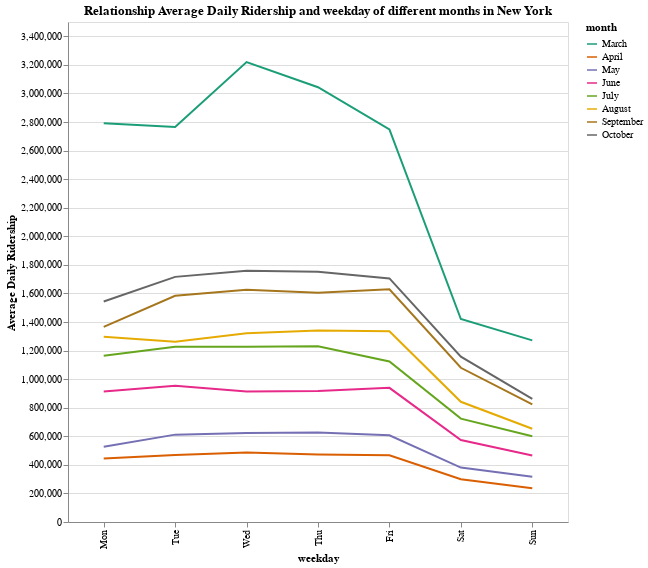

This figure's notebook cell:
### Code cell
mta_chart_weekday = alt.Chart(mta_count_mw, title="Relationship Average Daily Ridership and weekday of different months in New York").mark_line().encode(
    x=alt.X('weekday:N', sort=['Mon', 'Tue', 'Wed', 'Thu', 'Fri', 'Sat', 'Sun']),
    y=alt.Y("avg_ridership:Q"),
    color=alt.Color('month:O', scale=alt.Scale(scheme='dark2'), sort = ['March', 'April', 'May', 'June', 'July', 'August', 'September', 'October']),
    tooltip=list(mta_count_mw.columns)
).properties(
    width=500,
    height=500
).interactive()
mta_chart_weekday.encoding.y.title = "Average Daily Ridership"
mta_chart_weekday

### Figure 1 — Vega-Lite specification as saved in the notebook (floating-point values rounded to 4 significant figures)
{"config": {"view": {"continuousWidth": 400, "continuousHeight": 300}}, "data": {"name": "data-a2b4fe3bc6b7ce31eff9c2b8c60c7f20"}, "mark": "line", "encoding": {"color": {"type": "ordinal", "field": "month", "scale": {"scheme": "dark2"}, "sort": ["March", "April", "May", "June", "July", "August", "September", "October"]}, "tooltip": [{"type": "nominal", "field": "month"}, {"type": "nominal", "field": "weekday"}, {"type": "quantitative", "field": "avg_ridership"}], "x": {"type": "nominal", "field": "weekday", "sort": ["Mon", "Tue", "Wed", "Thu", "Fri", "Sat", "Sun"]}, "y": {"type": "quantitative", "field": "avg_ridership", "title": "Average Daily Ridership"}}, "height": 500, "selection": {"selector006": {"type": "interval", "bind": "scales", "encodings": ["x", "y"]}}, "title": "Relationship Average Daily Ridership and weekday of different months in New York", "width": 500, "$schema": "https://vega.github.io/schema/vega-lite/v4.8.1.json", "datasets": {"data-a2b4fe3bc6b7ce31eff9c2b8c60c7f20": [{"month": "March", "weekday": "Mon", "avg_ridership": 2792000.0}, {"month": "March", "weekday": "Tue", "avg_ridership": 2766000.0}, {"month": "March", "weekday": "Wed", "avg_ridership": 3220000.0}, {"month": "March", "weekday": "Thu", "avg_ridership": 3043000.0}, {"month": "March", "weekday": "Fri", "avg_ridership": 2748000.0}, {"month": "March", "weekday": "Sat", "avg_ridership": 1421000.0}, {"month": "March", "weekday": "Sun", "avg_ridership": 1271000.0}, {"month": "April", "weekday": "Mon", "avg_ridership": 443700.0}, {"month": "April", "weekday": "Tue", "avg_ridership": 469800.0}, {"month": "April", "weekday": "Wed", "avg_ridership": 486300.0}, {"month": "April", "weekday": "Thu", "avg_ridership": 473200.0}, {"month": "April", "weekday": "Fri", "avg_ridership": 466700.0}, {"month": "April", "weekday": "Sat", "avg_ridership": 298700.0}, {"month": "April", "weekday": "Sun", "avg_ridership": 236200.0}, {"month": "May", "weekday": "Mon", "avg_ridership": 526800.0}, {"month": "May", "weekday": "Tue", "avg_ridership": 611600.0}, {"month": "May", "weekday": "Wed", "avg_ridership": 622500.0}, {"month": "May", "weekday": "Thu", "avg_ridership": 627300.0}, {"month": "May", "weekday": "Fri", "avg_ridership": 607100.0}, {"month": "May", "weekday": "Sat", "avg_ridership": 380700.0}, {"month": "May", "weekday": "Sun", "avg_ridership": 316600.0}, {"month": "June", "weekday": "Mon", "avg_ridership": 914100.0}, {"month": "June", "weekday": "Tue", "avg_ridership": 953200.0}, {"month": "June", "weekday": "Wed", "avg_ridership": 913900.0}, {"month": "June", "weekday": "Thu", "avg_ridership": 917000.0}, {"month": "June", "weekday": "Fri", "avg_ridership": 939000.0}, {"month": "June", "weekday": "Sat", "avg_ridership": 574000.0}, {"month": "June", "weekday": "Sun", "avg_ridership": 465100.0}, {"month": "July", "weekday": "Mon", "avg_ridership": 1164000.0}, {"month": "July", "weekday": "Tue", "avg_ridership": 1226000.0}, {"month": "July", "weekday": "Wed", "avg_ridership": 1227000.0}, {"month": "July", "weekday": "Thu", "avg_ridership": 1231000.0}, {"month": "July", "weekday": "Fri", "avg_ridership": 1123000.0}, {"month": "July", "weekday": "Sat", "avg_ridership": 723700.0}, {"month": "July", "weekday": "Sun", "avg_ridership": 600100.0}, {"month": "August", "weekday": "Mon", "avg_ridership": 1296000.0}, {"month": "August", "weekday": "Tue", "avg_ridership": 1263000.0}, {"month": "August", "weekday": "Wed", "avg_ridership": 1321000.0}, {"month": "August", "weekday": "Thu", "avg_ridership": 1341000.0}, {"month": "August", "weekday": "Fri", "avg_ridership": 1334000.0}, {"month": "August", "weekday": "Sat", "avg_ridership": 841500.0}, {"month": "August", "weekday": "Sun", "avg_ridership": 653100.0}, {"month": "September", "weekday": "Mon", "avg_ridership": 1366000.0}, {"month": "September", "weekday": "Tue", "avg_ridership": 1584000.0}, {"month": "September", "weekday": "Wed", "avg_ridership": 1625000.0}, {"month": "September", "weekday": "Thu", "avg_ridership": 1604000.0}, {"month": "September", "weekday": "Fri", "avg_ridership": 1629000.0}, {"month": "September", "weekday": "Sat", "avg_ridership": 1080000.0}, {"month": "September", "weekday": "Sun", "avg_ridership": 822800.0}, {"month": "October", "weekday": "Mon", "avg_ridership": 1544000.0}, {"month": "October", "weekday": "Tue", "avg_ridership": 1716000.0}, {"month": "October", "weekday": "Wed", "avg_ridership": 1758000.0}, {"month": "October", "weekday": "Thu", "avg_ridership": 1751000.0}, {"month": "October", "weekday": "Fri", "avg_ridership": 1705000.0}, {"month": "October", "weekday": "Sat", "avg_ridership": 1157000.0}, {"month": "October", "weekday": "Sun", "avg_ridership": 862200.0}]}}
